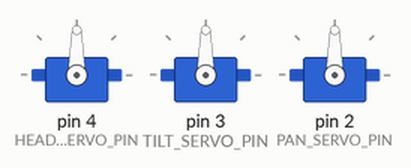
A sketch run on a simulated Arduino Nano, built with avr-gcc and run on an emulated ATmega328P. Shown: 3 × servo. Random numbers use the default seed unless the sketch sets one.

Above: at 2.1 s.
At 7.69 s:
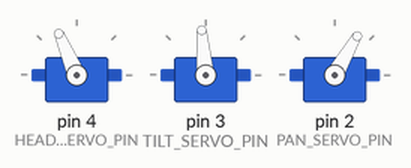
At 14.03 s:
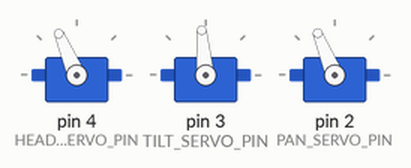
At 20.0 s:
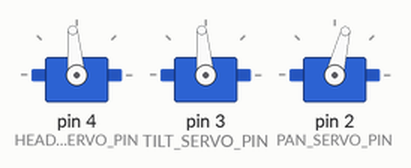
At 26.7 s:
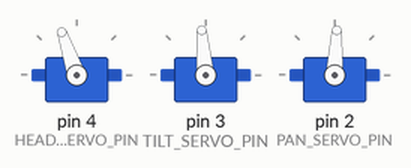
At 38.66 s:
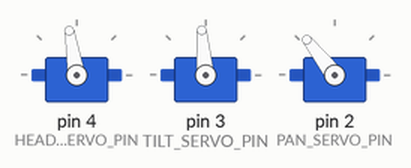
Timing chart, 0 to 40.0 s (numbered marks = the images above):
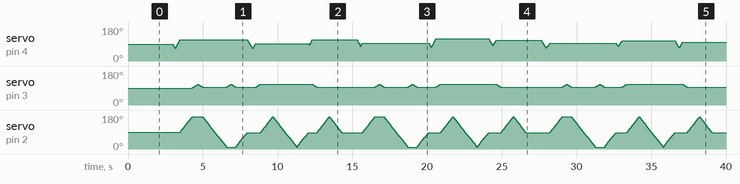

The sketch:

PipFunctionalNeckTest.ino
```cpp
//
//  PIP Functional Neck & Head Knob Test firmware for Arduino Nano v 3.0.
//  Created by Diego J. Arévalo.
//  https://github.com/therebelagent/PIP-Droid
//  2024 v 1.1.0
//

#include "ServoEasing.hpp"

ServoEasing HeadKnobServo;
ServoEasing PanServo;
ServoEasing TiltServo;

int const PAN_SERVO_PIN = 2;
int const PAN_STARTUP_DEGREE_ANGLE_POSITION = 87;
int const PAN_RIGHT_DEGREE_ANGLE_LIMIT = 10;
int const PAN_LEFT_DEGREE_ANGLE_LIMIT = 170;
int const PAN_SLOWEST_SPEED_LIMIT = 200;
int const PAN_FASTEST_SPEED_LIMIT = 300;

int const TILT_SERVO_PIN = 3;
int const TILT_RIGHT_DEGREE_ANGLE_LIMIT = 95;
int const TILT_LEFT_DEGREE_ANGLE_LIMIT = 110;
int const TILT_SLOWEST_SPEED_LIMIT = 25;
int const TILT_FASTEST_SPEED_LIMIT = 35;

int const HEAD_KNOB_SERVO_PIN = 4;
int const HEAD_KNOB_STARTUP_DEGREE_ANGLE_POSITION = 90;
int const HEAD_KNOB_RIGHT_DEGREE_ANGLE_LIMIT = 60;
int const HEAD_KNOB_LEFT_DEGREE_ANGLE_LIMIT = 120;
int const HEAD_KNOB_SLOWEST_SPEED_LIMIT = 100;
int const HEAD_KNOB_FASTEST_SPEED_LIMIT = 200;

void setup()
{
  HeadKnobServo.attach(HEAD_KNOB_SERVO_PIN);
  delay(1000);
  TiltServo.attach(TILT_SERVO_PIN);
  delay(1000);
  PanServo.attach(PAN_SERVO_PIN, PAN_STARTUP_DEGREE_ANGLE_POSITION);
}

void loop()
{
  playAnimation();
}

void playAnimation()
{
  delay(1000);
  playHeadKnobAnimation();
  playLeftAnimation();
  playBowAnimation();
  playRightAnimation();
  playBowAnimation();
  playCenterAnimation();
  playHeadKnobAnimation();
  playForthAnimation();
  playTwistAnimation();
  playCenterAnimation();
  playHeadKnobAnimation();
  playBackAnimation();
  playLeftAnimation();
  playCenterAnimation();
}

void playTwistAnimation()
{
  playLeftAnimation();
  playRightAnimation();
}

void playCenterAnimation()
{
  PanServo.easeTo(PAN_STARTUP_DEGREE_ANGLE_POSITION, 100);
}

void playLeftAnimation()
{
  PanServo.easeTo(PAN_LEFT_DEGREE_ANGLE_LIMIT, 100);
}

void playRightAnimation()
{
  PanServo.easeTo(PAN_RIGHT_DEGREE_ANGLE_LIMIT, 100);
}

void playBowAnimation()
{
  TiltServo.easeTo(TILT_LEFT_DEGREE_ANGLE_LIMIT, 50);
  TiltServo.easeTo(TILT_RIGHT_DEGREE_ANGLE_LIMIT, 50);
}

void playForthAnimation()
{
  TiltServo.easeTo(TILT_LEFT_DEGREE_ANGLE_LIMIT, 50);
}

void playBackAnimation()
{
  TiltServo.easeTo(TILT_RIGHT_DEGREE_ANGLE_LIMIT, 50);
}

void playPanTwistAnimation()
{
  int targetDegree = random(PAN_RIGHT_DEGREE_ANGLE_LIMIT, PAN_LEFT_DEGREE_ANGLE_LIMIT);
  int degreesPerSecond = random(PAN_SLOWEST_SPEED_LIMIT, PAN_FASTEST_SPEED_LIMIT);
  PanServo.easeTo(targetDegree, degreesPerSecond);
}

void playTiltTwistAnimation()
{
  int targetDegree = random(TILT_RIGHT_DEGREE_ANGLE_LIMIT, TILT_LEFT_DEGREE_ANGLE_LIMIT);
  int degreesPerSecond = random(TILT_SLOWEST_SPEED_LIMIT, TILT_FASTEST_SPEED_LIMIT);
  TiltServo.easeTo(targetDegree, degreesPerSecond);
}

void playHeadKnobAnimation()
{
  int targetDegree = random(HEAD_KNOB_RIGHT_DEGREE_ANGLE_LIMIT, HEAD_KNOB_STARTUP_DEGREE_ANGLE_POSITION);
  int degreesPerSecond = random(HEAD_KNOB_SLOWEST_SPEED_LIMIT, HEAD_KNOB_FASTEST_SPEED_LIMIT);
  HeadKnobServo.easeTo(targetDegree, degreesPerSecond);
  targetDegree = random(HEAD_KNOB_STARTUP_DEGREE_ANGLE_POSITION, HEAD_KNOB_LEFT_DEGREE_ANGLE_LIMIT);
  HeadKnobServo.easeTo(targetDegree, degreesPerSecond);
}
```
